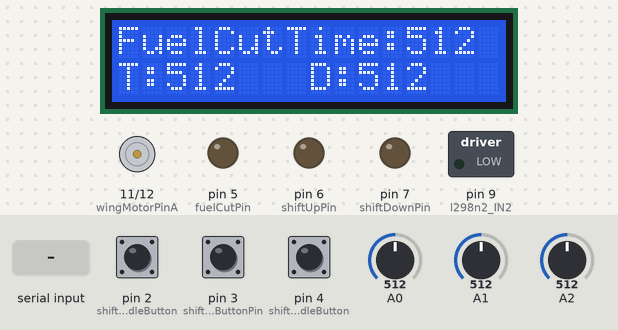
The sketch below on a simulated Arduino Uno, built with avr-gcc and run on an emulated ATmega328P. Parts: 16×2 character LCD, motor-driver pin pairs drawn as motors (green arrow = first pin HIGH = forward, orange = second pin HIGH = backward, longer = more drive), switched loads named in the sketch (green lamp = pin HIGH), output pins drawn as LEDs (lit = HIGH). The test bench sets the inputs (shaded band); at power-on: pin 2 (shiftUpIdleButton) HIGH, pin 3 (shiftDownButtonPin) HIGH, pin 4 (shiftDownIdleButton) HIGH, A0 = 512, A1 = 512, A2 = 512. What the sketch prints to the serial monitor is not drawn.

Above: at 1.2 s.
1.3 s: pin 2 (shiftUpIdleButton) pulled LOW for 0.15 s
At 1.7 s:
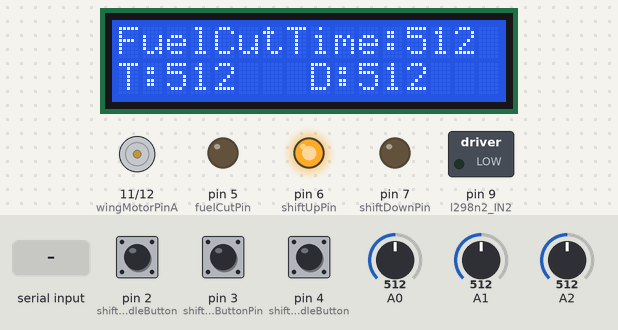
3.3 s: pin 3 (shiftDownButtonPin) pulled LOW for 0.15 s
At 3.6 s:
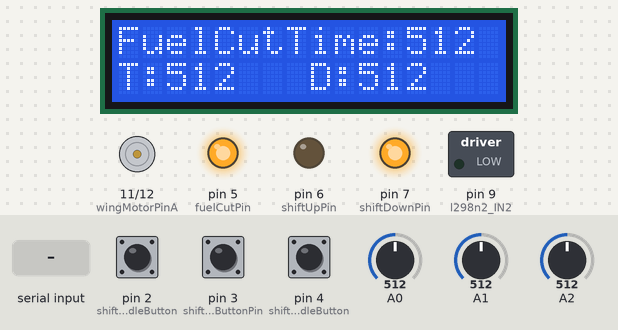
5.3 s: pin 4 (shiftDownIdleButton) pulled LOW for 0.15 s
At 5.7 s:
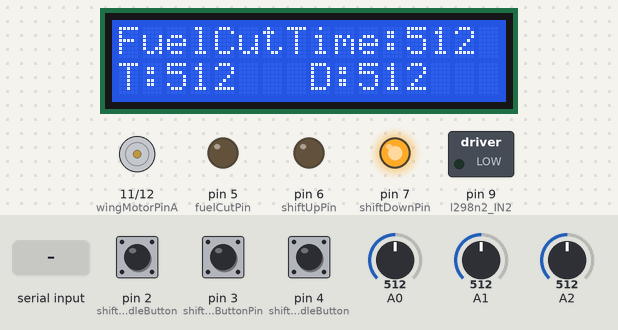
7.3 s: "90,45\n" received over Serial
At 8.1 s:
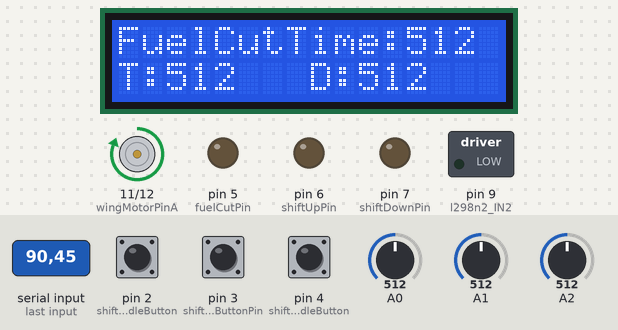
9.8 s: "30,150\n" received over Serial
At 10.6 s:
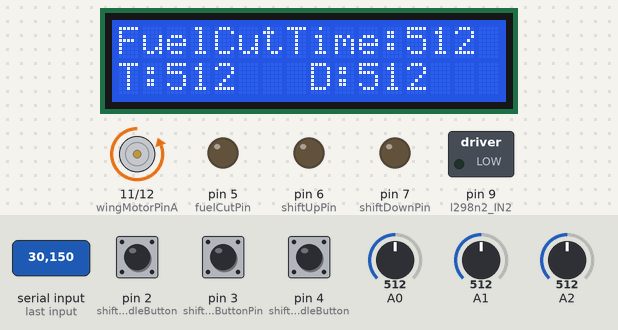
12.3 s: A0 set to 716
At 13.5 s:
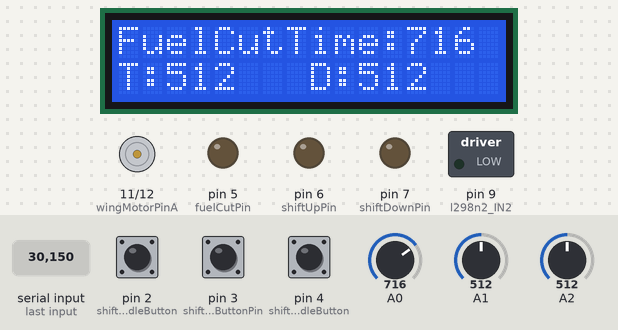
Timing chart, 0 to 14.8 s (numbered marks = the images above; inputs shaded):
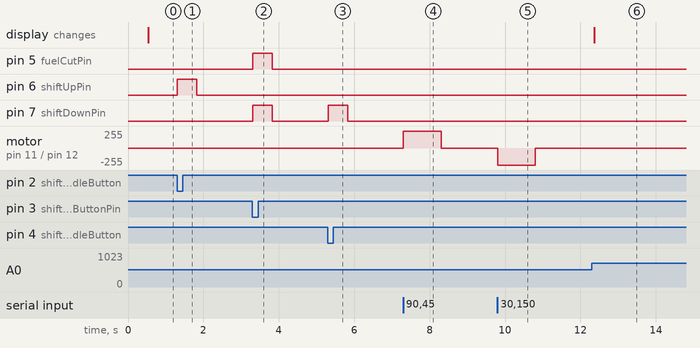

Measured:
- after the input at 1.3 s, pin 6 (shiftUpPin): LOW → HIGH at once, → LOW 0.51 s later
- after the input at 3.3 s, pin 5 (fuelCutPin), pin 7 (shiftDownPin): LOW → HIGH at once, → LOW 0.51 s later
- after the input at 5.3 s, pin 7 (shiftDownPin): LOW → HIGH at once, → LOW 0.51 s later
- after the input at 7.3 s, motor on pin 11 (wingMotorPinA) / pin 12 (wingMotorPinB): stopped → forward 255/255 at once, → stopped 1.0 s later
- after the input at 9.8 s, motor on pin 11 (wingMotorPinA) / pin 12 (wingMotorPinB): stopped → backward 255/255 at once, → stopped 1.0 s later
- after the input at 12.3 s, the display: changes after 0.06 s (image 6)

The sketch:

drs_shift_fixed.ino
```cpp
#include <LiquidCrystal_I2C.h>

#define DEBOUNCE_DELAY 10  // 스위치 민감도 조정

LiquidCrystal_I2C lcd(0x27, 16, 2);

const byte fuelCutPin = 5;
const byte shiftUpPin = 6;
const byte shiftDownPin = 7;
const byte l298n2_IN2 = 9;

const byte gearResetButton     = 0;
const byte shiftUpButton       = 1;
const byte shiftUpIdleButton   = 2;
const byte shiftDownButtonPin  = 3;
const byte shiftDownIdleButton = 4;

const byte wingMotorPinA = 11;
const byte wingMotorPinB = 12;
const byte wingMotorEN   = 13;

int gearSequence[5] = {1, 0, 2, 3, 4};
int gearIdx = 1; // 처음에 1로 세팅

unsigned int fuelCutTime    = 0;
unsigned int cylinderTime   = 100;
unsigned int cylinderDelay  = 0;
unsigned int updateLCDTime  = 500;

unsigned long fuelCutStartTime       = 0;
unsigned long cylinderStartTime      = 0;
unsigned long cylinderDelayStartTime = 0;
unsigned long cylinderDownStartTime  = 0;
unsigned long updateLCDStartTime     = 0;

bool fuelCutTimeOn   = false;
bool cylinderOn      = false;
bool cylinderDelayOn = false;
bool cylinderOnDown  = false;

bool prevShiftUpBtnState         = false;
bool prevShiftUpIdleBtnState     = false;
bool prevShiftDownBtnState       = false;
bool prevShiftDownIdleBtnState   = false;
bool currentShiftUpBtnState      = false;
bool currentShiftUpIdleBtnState  = false;
bool currentShiftDownBtnState    = false;
bool currentShiftDownIdleBtnState = false;

bool ButtonDebounce(byte pin) {
  static bool buttonState[20];
  static bool lastReading[20];
  static unsigned long lastDebounceTime[20];

  bool reading = digitalRead(pin);

  if (reading != lastReading[pin]) {
    lastDebounceTime[pin] = millis();
    lastReading[pin] = reading;
  }

  if ((millis() - lastDebounceTime[pin]) > DEBOUNCE_DELAY) {
    buttonState[pin] = reading;
  }

  return buttonState[pin];
}

void updateLCD() {
  lcd.clear();
  lcd.setCursor(0, 0);
  lcd.print("FuelCutTime:");
  lcd.print(fuelCutTime);

  lcd.setCursor(0, 1);
  lcd.print("T:");
  lcd.print(cylinderTime);
  lcd.setCursor(8,1);
  lcd.print("D:");
  lcd.print(cylinderDelay);
}

int speedValue = 0;
int speedThreshold = 60;
unsigned long wingMoveStartTime = 0;
const unsigned long wingMoveDuration = 1000;
bool wingIsUp = false;
bool wingMoving = false;
bool wingDirectionUp = false;

void controlRearWing(int spd) {
  if (wingMoving) return;

  if (spd >= speedThreshold && !wingIsUp) {
    digitalWrite(wingMotorPinA, HIGH);
    digitalWrite(wingMotorPinB, LOW);
    wingMoveStartTime = millis();
    wingMoving = true;
    wingDirectionUp = true;
  }
  else if (spd < speedThreshold && wingIsUp) {
    digitalWrite(wingMotorPinA, LOW);
    digitalWrite(wingMotorPinB, HIGH);
    wingMoveStartTime = millis();
    wingMoving = true;
    wingDirectionUp = false;
  }
}

void updateWingMotor() {
  if (wingMoving && millis() - wingMoveStartTime >= wingMoveDuration) {
    digitalWrite(wingMotorPinA, LOW);
    digitalWrite(wingMotorPinB, LOW);
    wingMoving = false;
    wingIsUp = wingDirectionUp;
  }
}

void shiftCylinderUp() {
  digitalWrite(shiftUpPin, HIGH);
}

void shiftCylinderDown() {
  digitalWrite(shiftDownPin, HIGH);
  digitalWrite(l298n2_IN2, LOW);
}

void stopCylinders() {
  digitalWrite(shiftUpPin, LOW);
  digitalWrite(shiftDownPin, LOW);
  digitalWrite(l298n2_IN2, LOW);
}

void setup() {
  pinMode(fuelCutPin, OUTPUT);
  digitalWrite(fuelCutPin, LOW); // 평소에는 전류 없음

  pinMode(shiftUpPin, OUTPUT);
  pinMode(shiftDownPin, OUTPUT);
  pinMode(l298n2_IN2, OUTPUT);

  pinMode(wingMotorPinA, OUTPUT);
  pinMode(wingMotorPinB, OUTPUT);
  digitalWrite(wingMotorPinA, LOW);
  digitalWrite(wingMotorPinB, LOW);
  digitalWrite(wingMotorEN, HIGH);

  pinMode(gearResetButton,      INPUT_PULLUP);
  pinMode(shiftUpButton,        INPUT_PULLUP);
  pinMode(shiftUpIdleButton,    INPUT_PULLUP);
  pinMode(shiftDownButtonPin,   INPUT_PULLUP);
  pinMode(shiftDownIdleButton,  INPUT_PULLUP);

  lcd.begin();
  lcd.backlight();
  Serial.begin(9600);

  prevShiftUpBtnState        = ButtonDebounce(shiftUpButton);
  prevShiftUpIdleBtnState    = ButtonDebounce(shiftUpIdleButton);
  prevShiftDownBtnState      = ButtonDebounce(shiftDownButtonPin);
  prevShiftDownIdleBtnState  = ButtonDebounce(shiftDownIdleButton);
}


void loop() {
  unsigned long currentMillis = millis();

  if (ButtonDebounce(gearResetButton) == LOW) {
    gearIdx = 2;
    Serial.println("Gear Reset: 2단으로 변경됨");
    delay(300);
  }

  if (Serial.available() > 0) {
    speedValue = Serial.parseInt();
    controlRearWing(speedValue);
    Serial.print("Input Speed: ");
    Serial.println(speedValue);
  }

  updateWingMotor();

  fuelCutTime   = analogRead(A0);
  cylinderTime  = analogRead(A1);
  cylinderDelay = analogRead(A2);

  if (currentMillis - updateLCDStartTime >= updateLCDTime){
    updateLCD();
    updateLCDStartTime = currentMillis;
  }

  currentShiftUpBtnState       = ButtonDebounce(shiftUpButton);
  currentShiftUpIdleBtnState   = ButtonDebounce(shiftUpIdleButton);
  currentShiftDownBtnState     = ButtonDebounce(shiftDownButtonPin);
  currentShiftDownIdleBtnState = ButtonDebounce(shiftDownIdleButton);

  if (prevShiftUpBtnState == HIGH && currentShiftUpBtnState == LOW && gearIdx < 4) {
    Serial.println("ShiftUp 버튼 눌림");
    digitalWrite(fuelCutPin, HIGH);
    fuelCutTimeOn = true;
    fuelCutStartTime = currentMillis;
    Serial.println("Fuel Cut ON (전류 공급)");
    stopCylinders();
    cylinderDelayOn = true;
    cylinderDelayStartTime = currentMillis;
  }

  if (fuelCutTimeOn && currentMillis - fuelCutStartTime >= fuelCutTime) {
    digitalWrite(fuelCutPin, LOW);
    fuelCutTimeOn = false;
    Serial.println("Fuel Cut OFF (전류 차단)");
  }

  if (cylinderDelayOn && currentMillis - cylinderDelayStartTime >= cylinderDelay) {
    shiftCylinderUp();
    Serial.println("ShiftCylinderUp() 호출됨");
    cylinderOn = true;
    cylinderStartTime = currentMillis;
    cylinderDelayOn = false;
  }

  if (cylinderOn && currentMillis - cylinderStartTime >= cylinderTime) {
    stopCylinders();
    cylinderOn = false;
    if (gearIdx < 4) gearIdx++;
    Serial.println("UpShift 완료, 기어 증가");
    Serial.print("Gear: ");
    Serial.println(gearIdx);
  }

  if (prevShiftUpIdleBtnState == HIGH && currentShiftUpIdleBtnState == LOW && gearIdx < 4) {
    Serial.println("ShiftUpIdle 버튼 눌림");
    shiftCylinderUp();
    Serial.println("ShiftCylinderUp() 호출됨 (Idle)");
    cylinderOn = true;
    cylinderStartTime = currentMillis;
  }

  if (cylinderOn && currentMillis - cylinderStartTime >= cylinderTime) {
    stopCylinders();
    cylinderOn = false;
    if (gearIdx < 4) gearIdx++;
    Serial.println("Idle UpShift 완료, 기어 증가");
    Serial.print("Gear: ");
    Serial.println(gearIdx);
  }

  if (prevShiftDownBtnState == HIGH && currentShiftDownBtnState == LOW && gearIdx > 0) {
    Serial.println("ShiftDown 버튼 눌림");
    digitalWrite(fuelCutPin, HIGH);
    fuelCutTimeOn = true;
    fuelCutStartTime = currentMillis;
    Serial.println("Fuel Cut ON");
    shiftCylinderDown();
    Serial.println("ShiftCylinderDown() 호출됨");
    cylinderOnDown = true;
    cylinderDownStartTime = currentMillis;
  }

  if (cylinderOnDown && currentMillis - cylinderDownStartTime >= cylinderTime) {
    stopCylinders();
    cylinderOnDown = false;
    if (gearIdx > 0) gearIdx--;
    Serial.println("DownShift 완료, 기어 감소");
    Serial.print("Gear: ");
    Serial.println(gearIdx);
  }

  if (prevShiftDownIdleBtnState == HIGH && currentShiftDownIdleBtnState == LOW && gearIdx > 0) {
    Serial.println("ShiftDownIdle 버튼 눌림");
    shiftCylinderDown();
    Serial.println("ShiftCylinderDown() 호출됨 (Idle)");
    cylinderOnDown = true;
    cylinderDownStartTime = currentMillis;
  }

  if (cylinderOnDown && currentMillis - cylinderDownStartTime >= cylinderTime) {
    stopCylinders();
    cylinderOnDown = false;
    if (gearIdx > 0) gearIdx--;
    Serial.println("Idle DownShift 완료, 기어 감소");
    Serial.print("Gear: ");
    Serial.println(gearIdx);
  }

  // 상태 업데이트
  prevShiftUpBtnState        = currentShiftUpBtnState;
  prevShiftUpIdleBtnState    = currentShiftUpIdleBtnState;
  prevShiftDownBtnState      = currentShiftDownBtnState;
  prevShiftDownIdleBtnState  = currentShiftDownIdleBtnState;
}
```
